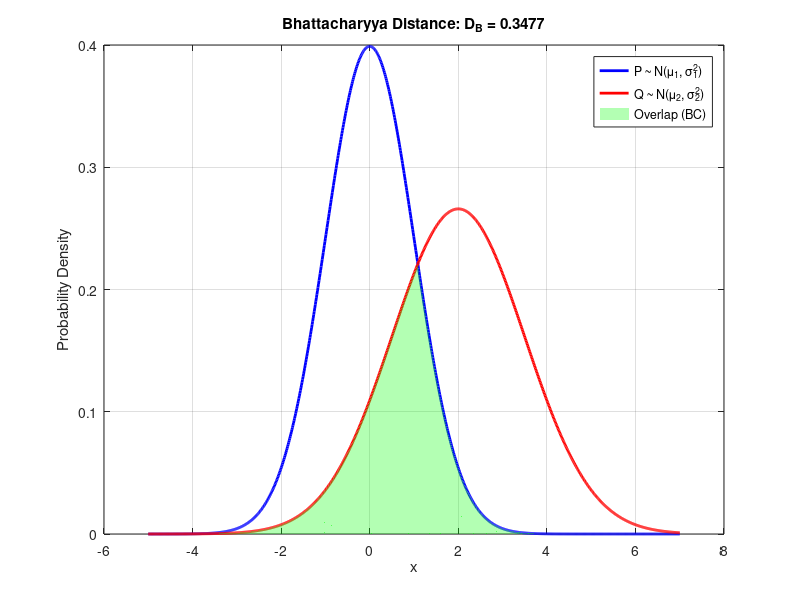

Recreate this plot in MATLAB.
% Bhattacharyya Distance between two Gaussian distributions
clear; clc; close all;

% Define two Gaussian distributions
mu1 = 0; sigma1 = 1; % Mean and std of P
mu2 = 2; sigma2 = 1.5; % Mean and std of Q

% Generate x values
x = linspace(-5, 7, 1000);

% Probability Density Functions (PDFs)
P = normpdf(x, mu1, sigma1);
Q = normpdf(x, mu2, sigma2);

% Bhattacharyya Coefficient (BC) - Integral of sqrt(P*Q)
BC = trapz(x, sqrt(P .* Q));

% Bhattacharyya Distance (DB)
DB = -log(BC);

fprintf('Bhattacharyya Coefficient (BC) = %.4f\n', BC);
fprintf('Bhattacharyya Distance (DB) = %.4f\n', DB);

% Plot the distributions and their overlap
figure;
plot(x, P, 'b-', 'LineWidth', 2, 'DisplayName', 'P ~ N(\mu_1, \sigma_1^2)');
hold on;
plot(x, Q, 'r-', 'LineWidth', 2, 'DisplayName', 'Q ~ N(\mu_2, \sigma_2^2)');
fill(x, min(P, Q), 'g', 'FaceAlpha', 0.3, 'EdgeColor', 'none', 'DisplayName', 'Overlap (BC)');

xlabel('x');
ylabel('Probability Density');
title(['Bhattacharyya Distance: D_B = ', num2str(DB, '%.4f')]);
legend('show');
grid on;